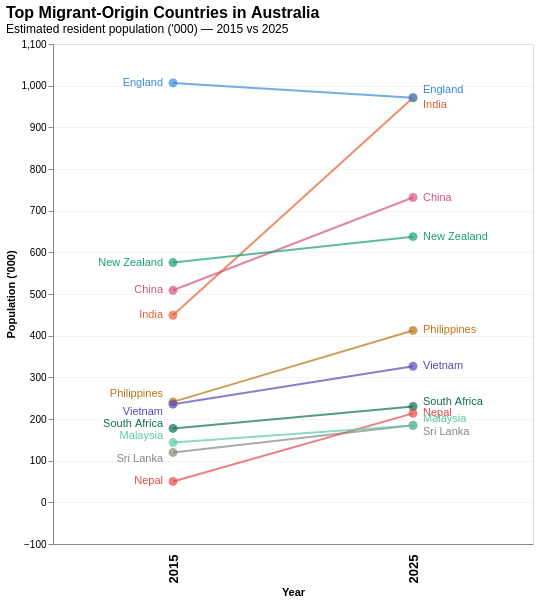

Express this chart as Vega-Lite.
### Vega-Lite specification from a JSON file in a GitHub repository (floating-point values rounded to 4 significant figures)
{"$schema": "https://vega.github.io/schema/vega-lite/v5.json", "title": {"text": "Top Migrant-Origin Countries in Australia", "subtitle": "Estimated resident population ('000) — 2015 vs 2025", "fontSize": 16, "subtitleFontSize": 12, "anchor": "start"}, "width": 480, "height": 500, "data": {"values": [{"country": "India", "year": "2015", "pop": 449.0}, {"country": "India", "year": "2025", "pop": 971.0}, {"country": "England", "year": "2015", "pop": 1007.0}, {"country": "England", "year": "2025", "pop": 971.0}, {"country": "China", "year": "2015", "pop": 508.9}, {"country": "China", "year": "2025", "pop": 731.5}, {"country": "New Zealand", "year": "2015", "pop": 575.4}, {"country": "New Zealand", "year": "2025", "pop": 637.7}, {"country": "Philippines", "year": "2015", "pop": 241.1}, {"country": "Philippines", "year": "2025", "pop": 412.5}, {"country": "Vietnam", "year": "2015", "pop": 235.6}, {"country": "Vietnam", "year": "2025", "pop": 326.6}, {"country": "South Africa", "year": "2015", "pop": 177.4}, {"country": "South Africa", "year": "2025", "pop": 229.9}, {"country": "Nepal", "year": "2015", "pop": 50.15}, {"country": "Nepal", "year": "2025", "pop": 213.6}, {"country": "Sri Lanka", "year": "2015", "pop": 119.7}, {"country": "Sri Lanka", "year": "2025", "pop": 184.8}, {"country": "Malaysia", "year": "2015", "pop": 143.4}, {"country": "Malaysia", "year": "2025", "pop": 184.3}]}, "layer": [{"mark": {"type": "line", "strokeWidth": 2, "opacity": 0.7}, "encoding": {"x": {"field": "year", "type": "ordinal", "axis": {"labelFontSize": 13, "labelFontWeight": "bold", "domain": true, "ticks": false, "grid": false, "orient": "bottom", "labelPadding": 10}, "title": "Year"}, "y": {"field": "pop", "type": "quantitative", "axis": {"title": "Population ('000)", "grid": true, "gridOpacity": 0.3}, "scale": {"zero": false, "padding": 30}}, "color": {"field": "country", "type": "nominal", "scale": {"domain": ["India", "England", "China", "New Zealand", "Philippines", "Vietnam", "South Africa", "Nepal", "Sri Lanka", "Malaysia"], "range": ["#E85D30", "#378ADD", "#D4537E", "#1D9E75", "#BA7517", "#534AB7", "#0F6E56", "#E24B4A", "#888780", "#5DCAA5"]}, "legend": null}, "detail": {"field": "country"}}}, {"mark": {"type": "point", "filled": true, "size": 80}, "encoding": {"x": {"field": "year", "type": "ordinal"}, "y": {"field": "pop", "type": "quantitative", "scale": {"zero": false, "padding": 30}}, "color": {"field": "country", "type": "nominal", "legend": null}, "tooltip": [{"field": "country", "type": "nominal", "title": "Country"}, {"field": "year", "type": "ordinal", "title": "Year"}, {"field": "pop", "type": "quantitative", "title": "Population ('000)", "format": ".1f"}]}}, {"transform": [{"filter": "datum.year == '2015'"}, {"calculate": "datum.country == 'Philippines' ? datum.pop + 18 : datum.country == 'Vietnam' ? datum.pop - 18 : datum.country == 'Malaysia' ? datum.pop + 16 : datum.country == 'Sri Lanka' ? datum.pop - 16 : datum.country == 'South Africa' ? datum.pop + 10 : datum.pop", "as": "pop_offset"}], "mark": {"type": "text", "align": "right", "dx": -10, "fontSize": 11, "fontWeight": "500"}, "encoding": {"x": {"field": "year", "type": "ordinal"}, "y": {"field": "pop_offset", "type": "quantitative", "scale": {"zero": false, "padding": 30}}, "text": {"field": "country", "type": "nominal"}, "color": {"field": "country", "type": "nominal", "legend": null}}}, {"transform": [{"filter": "datum.year == '2025'"}, {"calculate": "datum.country == 'England' ? datum.pop + 18 : datum.country == 'India' ? datum.pop - 18 : datum.country == 'Malaysia' ? datum.pop + 16 : datum.country == 'Sri Lanka' ? datum.pop - 16 : datum.country == 'South Africa' ? datum.pop + 10 : datum.pop", "as": "pop_offset"}], "mark": {"type": "text", "align": "left", "dx": 10, "fontSize": 11, "fontWeight": "500"}, "encoding": {"x": {"field": "year", "type": "ordinal"}, "y": {"field": "pop_offset", "type": "quantitative", "scale": {"zero": false, "padding": 30}}, "text": {"field": "country", "type": "nominal"}, "color": {"field": "country", "type": "nominal", "legend": null}}}]}
